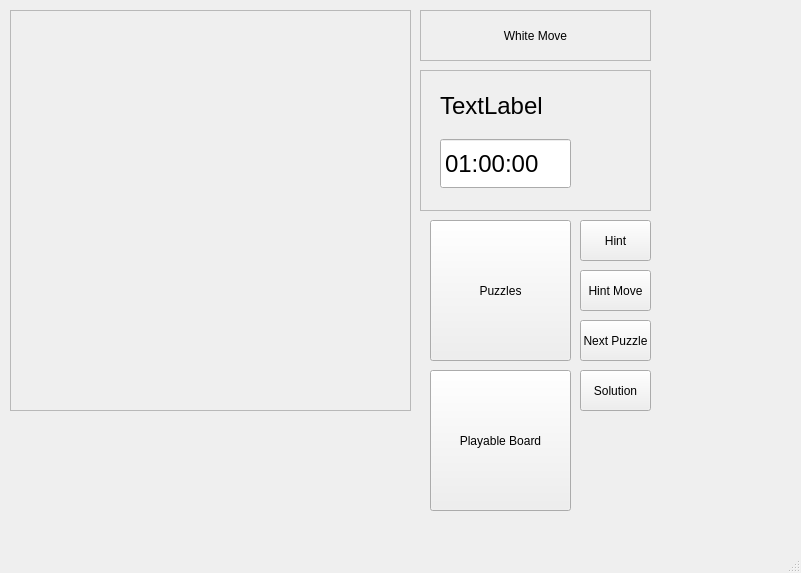
<?xml version="1.0" encoding="UTF-8"?>
<ui version="4.0">
 <class>MainWindow</class>
 <widget class="QMainWindow" name="MainWindow">
  <property name="enabled">
   <bool>true</bool>
  </property>
  <property name="geometry">
   <rect>
    <x>0</x>
    <y>0</y>
    <width>801</width>
    <height>573</height>
   </rect>
  </property>
  <property name="windowTitle">
   <string>MainWindow</string>
  </property>
  <widget class="QWidget" name="centralwidget">
   <widget class="QFrame" name="frame_2">
    <property name="geometry">
     <rect>
      <x>420</x>
      <y>10</y>
      <width>231</width>
      <height>51</height>
     </rect>
    </property>
    <property name="frameShape">
     <enum>QFrame::Shape::StyledPanel</enum>
    </property>
    <property name="frameShadow">
     <enum>QFrame::Shadow::Raised</enum>
    </property>
    <widget class="QLabel" name="player">
     <property name="geometry">
      <rect>
       <x>0</x>
       <y>0</y>
       <width>231</width>
       <height>51</height>
      </rect>
     </property>
     <property name="layoutDirection">
      <enum>Qt::LayoutDirection::LeftToRight</enum>
     </property>
     <property name="text">
      <string>White Move</string>
     </property>
     <property name="alignment">
      <set>Qt::AlignmentFlag::AlignCenter</set>
     </property>
    </widget>
   </widget>
   <widget class="QFrame" name="frame_3">
    <property name="geometry">
     <rect>
      <x>420</x>
      <y>70</y>
      <width>231</width>
      <height>141</height>
     </rect>
    </property>
    <property name="frameShape">
     <enum>QFrame::Shape::StyledPanel</enum>
    </property>
    <property name="frameShadow">
     <enum>QFrame::Shadow::Raised</enum>
    </property>
    <widget class="QTimeEdit" name="timeEdit">
     <property name="geometry">
      <rect>
       <x>20</x>
       <y>68</y>
       <width>131</width>
       <height>51</height>
      </rect>
     </property>
     <property name="font">
      <font>
       <pointsize>18</pointsize>
      </font>
     </property>
     <property name="readOnly">
      <bool>true</bool>
     </property>
     <property name="buttonSymbols">
      <enum>QAbstractSpinBox::ButtonSymbols::NoButtons</enum>
     </property>
     <property name="calendarPopup">
      <bool>false</bool>
     </property>
     <property name="time">
      <time>
       <hour>1</hour>
       <minute>0</minute>
       <second>0</second>
      </time>
     </property>
    </widget>
    <widget class="QLabel" name="eloLabel">
     <property name="geometry">
      <rect>
       <x>20</x>
       <y>10</y>
       <width>131</width>
       <height>51</height>
      </rect>
     </property>
     <property name="font">
      <font>
       <pointsize>18</pointsize>
      </font>
     </property>
     <property name="text">
      <string>TextLabel</string>
     </property>
    </widget>
   </widget>
   <widget class="QPushButton" name="hintButton">
    <property name="geometry">
     <rect>
      <x>580</x>
      <y>220</y>
      <width>71</width>
      <height>41</height>
     </rect>
    </property>
    <property name="text">
     <string>Hint</string>
    </property>
   </widget>
   <widget class="QPushButton" name="solutionButton">
    <property name="geometry">
     <rect>
      <x>580</x>
      <y>370</y>
      <width>71</width>
      <height>41</height>
     </rect>
    </property>
    <property name="text">
     <string>Solution</string>
    </property>
   </widget>
   <widget class="QPushButton" name="nextPuzzleButton">
    <property name="geometry">
     <rect>
      <x>580</x>
      <y>320</y>
      <width>71</width>
      <height>41</height>
     </rect>
    </property>
    <property name="text">
     <string>Next Puzzle</string>
    </property>
   </widget>
   <widget class="QFrame" name="boardFrame">
    <property name="geometry">
     <rect>
      <x>10</x>
      <y>10</y>
      <width>401</width>
      <height>401</height>
     </rect>
    </property>
    <property name="frameShape">
     <enum>QFrame::Shape::StyledPanel</enum>
    </property>
    <property name="frameShadow">
     <enum>QFrame::Shadow::Raised</enum>
    </property>
   </widget>
   <widget class="QPushButton" name="BoardButton">
    <property name="geometry">
     <rect>
      <x>430</x>
      <y>370</y>
      <width>141</width>
      <height>141</height>
     </rect>
    </property>
    <property name="sizePolicy">
     <sizepolicy hsizetype="Minimum" vsizetype="Expanding">
      <horstretch>0</horstretch>
      <verstretch>0</verstretch>
     </sizepolicy>
    </property>
    <property name="text">
     <string>Playable Board</string>
    </property>
    <property name="iconSize">
     <size>
      <width>100</width>
      <height>100</height>
     </size>
    </property>
   </widget>
   <widget class="QPushButton" name="PuzzleButton">
    <property name="geometry">
     <rect>
      <x>430</x>
      <y>220</y>
      <width>141</width>
      <height>141</height>
     </rect>
    </property>
    <property name="sizePolicy">
     <sizepolicy hsizetype="Minimum" vsizetype="Expanding">
      <horstretch>0</horstretch>
      <verstretch>0</verstretch>
     </sizepolicy>
    </property>
    <property name="text">
     <string>Puzzles</string>
    </property>
   </widget>
   <widget class="QLabel" name="Title">
    <property name="enabled">
     <bool>true</bool>
    </property>
    <property name="geometry">
     <rect>
      <x>10</x>
      <y>420</y>
      <width>401</width>
      <height>91</height>
     </rect>
    </property>
    <property name="text">
     <string/>
    </property>
    <property name="pixmap">
     <pixmap>Assets/Title.png</pixmap>
    </property>
    <property name="scaledContents">
     <bool>true</bool>
    </property>
   </widget>
   <widget class="QPushButton" name="hintMoveButton">
    <property name="geometry">
     <rect>
      <x>580</x>
      <y>270</y>
      <width>71</width>
      <height>41</height>
     </rect>
    </property>
    <property name="text">
     <string>Hint Move</string>
    </property>
   </widget>
  </widget>
  <widget class="QMenuBar" name="menubar">
   <property name="geometry">
    <rect>
     <x>0</x>
     <y>0</y>
     <width>801</width>
     <height>22</height>
    </rect>
   </property>
  </widget>
  <widget class="QStatusBar" name="statusbar"/>
 </widget>
 <resources/>
 <connections/>
</ui>
